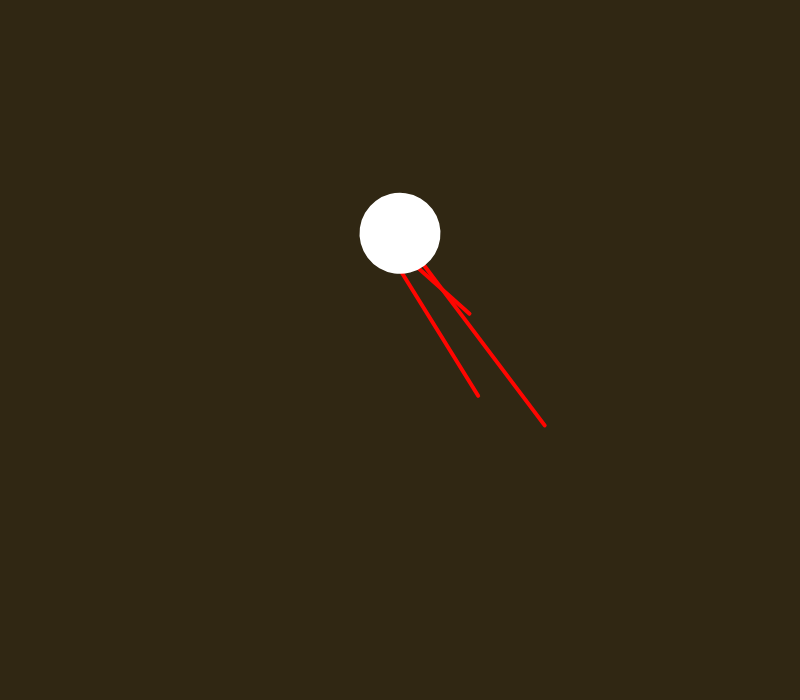
Frame 1 (no input)
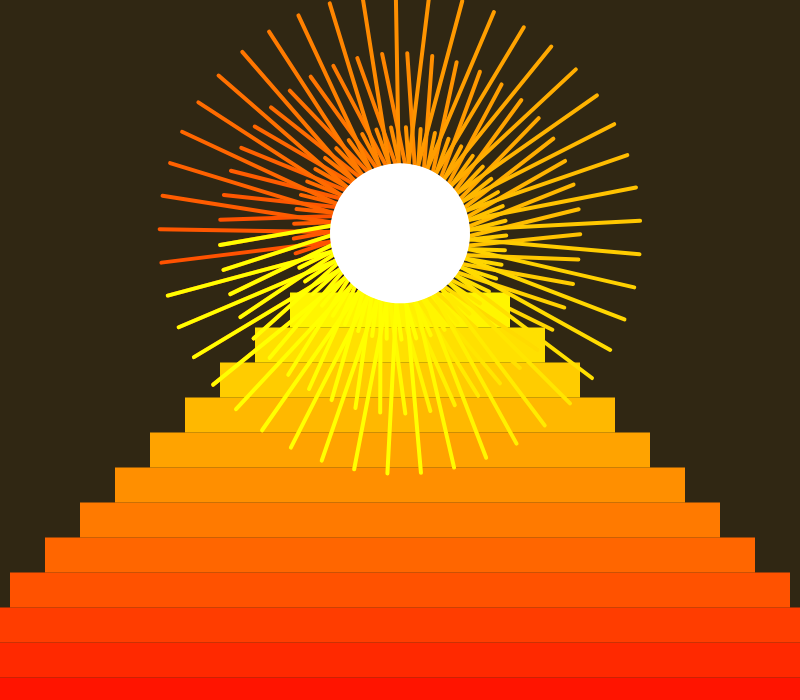
Frame 60 (no input)
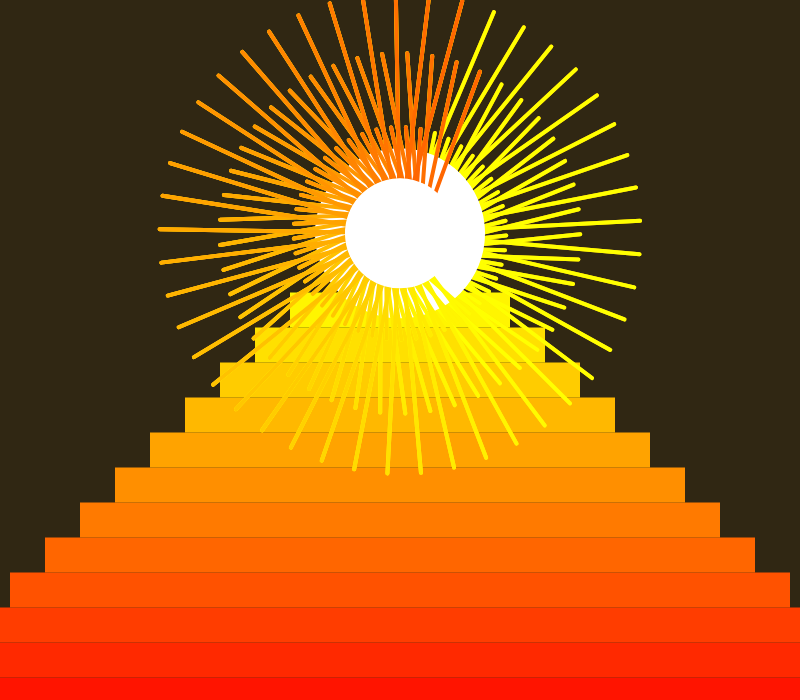
Frame 120 (the mouse pressed at the canvas centre since frame 60)

The p5.js sketch that drew these frames (run headless with seeded random() and noise() and a simulated clock; from frame 60 on, the mouse is pressed at the canvas centre):

// p5.js sketch
// ── sketch.js
function preload() {
}

let step = - 30; //to create the stairs
let colorCount = 0; //to create the gradient
//instead of using frameCount, so I can create a perfect loop
let counter = 0;
let continuous = false; //to invert the loop

function setup() {
  createCanvas(800, 700);
  angleMode(DEGREES);
  strokeCap(SQUARE);
  frameRate(20);
  background("#302713");
}

function draw() {
  counter += 1;
  push();
  translate(width / 2, height / 3);
  strokeCap(ROUND);
  rotate(counter * 8);

  //choose if the color goes from red to yellow or viceversa
  if (continuous == false) {
    let myColor = lerpColor(color("red"), color("yellow"), counter/50);
    stroke(myColor);
  } else {
    let myColor = lerpColor(color("yellow"), color("red"), counter/50);
    stroke(myColor);
  }
  
  strokeWeight(4);
  line(-10, 10, 80, 70);
  line(0, 30, 100, 150);
  line(0, 0, 170, 170);
  noStroke();
  circle(0, 0, counter + 80);
  pop();

  //create the stairs in a precise amount of time
    if (counter > 30 && counter < 43) {
    step += 35;
    colorCount += 0.08;
    strokeWeight(35);
    if (continuous == false) {
      let lineColor = lerpColor(color("red"), color("yellow"), colorCount);
      stroke(lineColor);
    } else {
      let lineColor = lerpColor(color("yellow"), color("red"), colorCount);
    stroke(lineColor);
    }
    let lineX = step - 100;
    let lineY = height - step;
    let lineX2 = width - step + 100;
    line(lineX, lineY, lineX2, lineY);
  }

  //invert the loop
  if (counter == 90) {
    counter = 0;
    step = -30;
    colorCount = 0;
    continuous = !continuous;
  }
}
